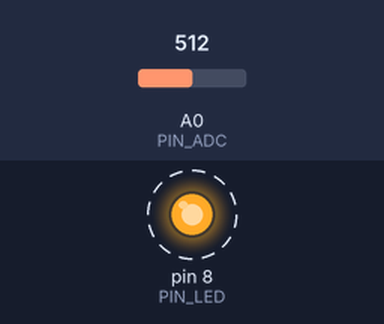
The sketch below on a simulated Arduino Mega 2560, built with avr-gcc and run on an emulated ATmega2560. On the bench: output pins drawn as LEDs (lit = HIGH). Dashed ring = blinking. The test bench sets the inputs (shaded band); at power-on: A0 (PIN_ADC) = 512. What the sketch prints to the serial monitor is not drawn.

Above: at 0.5 s.
Timing chart, 0 to 4.6 s (numbered marks = the images above):
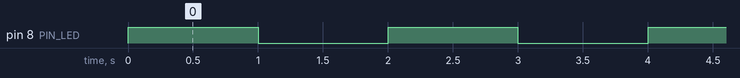

The sketch:

sensor_distancia.ino
```cpp
#include <Arduino.h>
// LED infravermelho no D8, coletor do fototransistor no A0.
// Comecem com 1 s ligado e 1 s desligado. Depois reduzam os dois.
const int PIN_LED = 8;
const int PIN_ADC = A0;
unsigned long t_on_ms = 1000;
unsigned long t_off_ms = 1000;
// mudar p 200, 100

// Ganhos da planilha (regressão de 30 a 100 mm): d = g0 + g1 / sqrt(S)
const float G0 = 10.976;   // mm
const float G1 = 283.703;  // mm·√contagem

// S = 0: sinal abaixo de 1 contagem -> alvo além do ponto em que S = 1,
// ou seja, d >= G0 + G1 ≈ 294.7 mm. Imprime esse limite, sem dividir por zero.
const float D_MAX = G0 + G1;

float distancia_mm(int s)
{
  if (s <= 0)
    return D_MAX;
  return G0 + G1 / sqrt((float)s);
}

void setup()
{
  pinMode(PIN_LED, OUTPUT);
  digitalWrite(PIN_LED, LOW);
  Serial.begin(115200);
}

void loop()
{
  digitalWrite(PIN_LED, HIGH);
  delay(t_on_ms);
  int adc_on = analogRead(PIN_ADC);
  digitalWrite(PIN_LED, LOW);
  delay(t_off_ms);
  int adc_off = analogRead(PIN_ADC);
  int sinal = adc_off - adc_on;
  if (sinal < 0)
    sinal = 0;

  // sinal,mm
  Serial.print(sinal);
  Serial.print(',');
  Serial.println(distancia_mm(sinal), 1);
}
```

main.cpp
```cpp
#include <Arduino.h>
// LED infravermelho no D8, coletor do fototransistor no A0.
// Comecem com 1 s ligado e 1 s desligado. Depois reduzam os dois.
const int PIN_LED = 8;
const int PIN_ADC = A0;
unsigned long t_on_ms = 1;
unsigned long t_off_ms = 1;
// mudar p 200, 100

void setup()
{
  pinMode(PIN_LED, OUTPUT);
  digitalWrite(PIN_LED, LOW);
  Serial.begin(115200);
}

void loop()
{
  digitalWrite(PIN_LED, HIGH);
  delay(t_on_ms);
  int adc_on = analogRead(PIN_ADC);
  digitalWrite(PIN_LED, LOW);
  delay(t_off_ms);
  int adc_off = analogRead(PIN_ADC);
  int sinal = adc_off - adc_on;
  if (sinal < 0)
    sinal = 0;
  Serial.println(sinal);
}
```

Measured:
- by itself, pin 8 (PIN_LED): alternates HIGH for 1.0 s and LOW for 1.0 s
